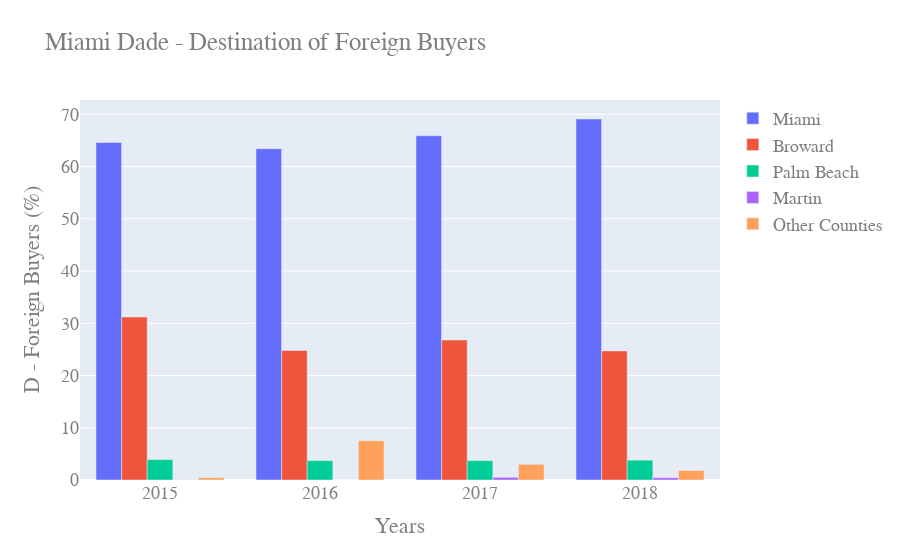

The cell this chart's notebook holds for it:
### Code cell
# Create plot using plotly library
years=['2018', '2017', '2016', '2015']

fig = go.Figure(data=[
    go.Bar(name='Miami', x=years, y=international_buyers_county_data['Miami-Dade County']*100),
    go.Bar(name='Broward', x=years, y=international_buyers_county_data['Broward County']*100),
    go.Bar(name='Palm Beach', x=years, y=international_buyers_county_data['Palm Beach']*100),
    go.Bar(name='Martin', x=years, y=international_buyers_county_data['Martin County']*100),
    go.Bar(name='Other Counties', x=years, y=international_buyers_county_data['Other Counties']*100),   
])
# Change the bar mode
fig.update_layout(barmode='group')

fig.update_layout(
    title="Miami Dade - Destination of Foreign Buyers",
    xaxis_title="Years",
    yaxis_title="D - Foreign Buyers (%)",
    font=dict(
        family="Courier New, monospace",
        size=18,
        color="#7f7f7f"
    )
)

fig.show()

### Figure 1 — Plotly figure (JSON) as saved in the notebook; plotly's stock layout.template omitted (floating-point values rounded to 4 significant figures)
{"data": [{"name": "Miami", "type": "bar", "x": ["2018", "2017", "2016", "2015"], "y": [69.1, 65.9, 63.4, 64.6]}, {"name": "Broward", "type": "bar", "x": ["2018", "2017", "2016", "2015"], "y": [24.7, 26.8, 24.8, 31.2]}, {"name": "Palm Beach", "type": "bar", "x": ["2018", "2017", "2016", "2015"], "y": [3.8, 3.7, 3.7, 3.9]}, {"name": "Martin", "type": "bar", "x": ["2018", "2017", "2016", "2015"], "y": [0.43, 0.51, 0, 0.03]}, {"name": "Other Counties", "type": "bar", "x": ["2018", "2017", "2016", "2015"], "y": [1.83, 3, 7.52, 0.43]}], "layout": {"barmode": "group", "font": {"color": "#7f7f7f", "family": "Courier New, monospace", "size": 18}, "title": {"text": "Miami Dade - Destination of Foreign Buyers"}, "xaxis": {"title": {"text": "Years"}}, "yaxis": {"title": {"text": "D - Foreign Buyers (%)"}}}}
